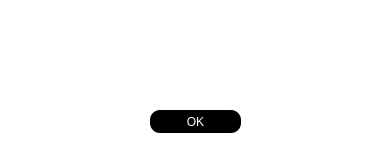
<?xml version="1.0" encoding="UTF-8"?>
<ui version="4.0">
 <class>MainWindow</class>
 <widget class="QMainWindow" name="MainWindow">
  <property name="geometry">
   <rect>
    <x>0</x>
    <y>0</y>
    <width>373</width>
    <height>146</height>
   </rect>
  </property>
  <property name="font">
   <font>
    <pointsize>10</pointsize>
    <weight>75</weight>
    <bold>true</bold>
   </font>
  </property>
  <property name="windowTitle">
   <string>MainWindow</string>
  </property>
  <property name="styleSheet">
   <string notr="true">background-color: rgb(255, 255, 255);</string>
  </property>
  <widget class="QWidget" name="centralwidget">
   <widget class="QLabel" name="label">
    <property name="geometry">
     <rect>
      <x>10</x>
      <y>10</y>
      <width>351</width>
      <height>91</height>
     </rect>
    </property>
    <property name="font">
     <font>
      <family>MS Shell Dlg 2</family>
      <pointsize>10</pointsize>
      <weight>75</weight>
      <italic>false</italic>
      <bold>true</bold>
     </font>
    </property>
    <property name="styleSheet">
     <string notr="true">color: rgb(5, 117, 221);
</string>
    </property>
    <property name="text">
     <string>&lt;html&gt;&lt;head/&gt;&lt;body&gt;&lt;p align=&quot;center&quot;&gt;&lt;br/&gt;&lt;/p&gt;&lt;/body&gt;&lt;/html&gt;</string>
    </property>
    <property name="alignment">
     <set>Qt::AlignCenter</set>
    </property>
   </widget>
   <widget class="QPushButton" name="avisado">
    <property name="geometry">
     <rect>
      <x>150</x>
      <y>110</y>
      <width>91</width>
      <height>23</height>
     </rect>
    </property>
    <property name="styleSheet">
     <string notr="true">font: 12pt &quot;MS Shell Dlg 2&quot;;
font: 10pt &quot;MV Boli&quot;;
color: rgb(255, 255, 255);
background-color: rgb(0, 0, 0);
border-radius:10px;</string>
    </property>
    <property name="text">
     <string>OK</string>
    </property>
   </widget>
  </widget>
 </widget>
 <resources/>
 <connections/>
</ui>
